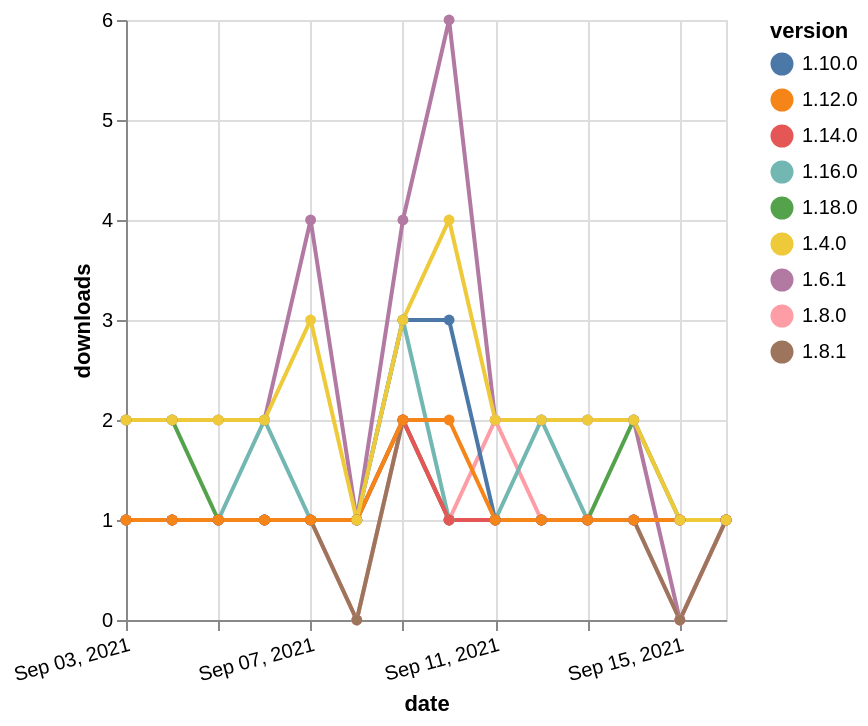

Vega-Lite specification stored for this chart:
### Vega-Lite specification from a JSON file in a GitHub repository (floating-point values rounded to 4 significant figures)
{"$schema": "https://vega.github.io/schema/vega-lite/v5.json", "description": "A simple bar chart with embedded data.", "data": {"values": [{"date": "2021-09-03", "total": 127, "delta": 2, "version": "1.18.0"}, {"date": "2021-09-04", "total": 129, "delta": 2, "version": "1.18.0"}, {"date": "2021-09-05", "total": 130, "delta": 1, "version": "1.18.0"}, {"date": "2021-09-06", "total": 131, "delta": 1, "version": "1.18.0"}, {"date": "2021-09-07", "total": 132, "delta": 1, "version": "1.18.0"}, {"date": "2021-09-08", "total": 133, "delta": 1, "version": "1.18.0"}, {"date": "2021-09-09", "total": 135, "delta": 2, "version": "1.18.0"}, {"date": "2021-09-10", "total": 136, "delta": 1, "version": "1.18.0"}, {"date": "2021-09-11", "total": 137, "delta": 1, "version": "1.18.0"}, {"date": "2021-09-12", "total": 138, "delta": 1, "version": "1.18.0"}, {"date": "2021-09-13", "total": 139, "delta": 1, "version": "1.18.0"}, {"date": "2021-09-14", "total": 141, "delta": 2, "version": "1.18.0"}, {"date": "2021-09-15", "total": 142, "delta": 1, "version": "1.18.0"}, {"date": "2021-09-16", "total": 143, "delta": 1, "version": "1.18.0"}, {"date": "2021-09-03", "total": 2558, "delta": 2, "version": "1.6.1"}, {"date": "2021-09-04", "total": 2560, "delta": 2, "version": "1.6.1"}, {"date": "2021-09-05", "total": 2562, "delta": 2, "version": "1.6.1"}, {"date": "2021-09-06", "total": 2564, "delta": 2, "version": "1.6.1"}, {"date": "2021-09-07", "total": 2568, "delta": 4, "version": "1.6.1"}, {"date": "2021-09-08", "total": 2569, "delta": 1, "version": "1.6.1"}, {"date": "2021-09-09", "total": 2573, "delta": 4, "version": "1.6.1"}, {"date": "2021-09-10", "total": 2579, "delta": 6, "version": "1.6.1"}, {"date": "2021-09-11", "total": 2581, "delta": 2, "version": "1.6.1"}, {"date": "2021-09-12", "total": 2583, "delta": 2, "version": "1.6.1"}, {"date": "2021-09-13", "total": 2585, "delta": 2, "version": "1.6.1"}, {"date": "2021-09-14", "total": 2587, "delta": 2, "version": "1.6.1"}, {"date": "2021-09-15", "total": 2587, "delta": 0, "version": "1.6.1"}, {"date": "2021-09-16", "total": 2588, "delta": 1, "version": "1.6.1"}, {"date": "2021-09-03", "total": 258, "delta": 1, "version": "1.8.0"}, {"date": "2021-09-04", "total": 259, "delta": 1, "version": "1.8.0"}, {"date": "2021-09-05", "total": 260, "delta": 1, "version": "1.8.0"}, {"date": "2021-09-06", "total": 261, "delta": 1, "version": "1.8.0"}, {"date": "2021-09-07", "total": 262, "delta": 1, "version": "1.8.0"}, {"date": "2021-09-08", "total": 262, "delta": 0, "version": "1.8.0"}, {"date": "2021-09-09", "total": 264, "delta": 2, "version": "1.8.0"}, {"date": "2021-09-10", "total": 265, "delta": 1, "version": "1.8.0"}, {"date": "2021-09-11", "total": 267, "delta": 2, "version": "1.8.0"}, {"date": "2021-09-12", "total": 268, "delta": 1, "version": "1.8.0"}, {"date": "2021-09-13", "total": 269, "delta": 1, "version": "1.8.0"}, {"date": "2021-09-14", "total": 270, "delta": 1, "version": "1.8.0"}, {"date": "2021-09-15", "total": 270, "delta": 0, "version": "1.8.0"}, {"date": "2021-09-16", "total": 271, "delta": 1, "version": "1.8.0"}, {"date": "2021-09-03", "total": 355, "delta": 1, "version": "1.10.0"}, {"date": "2021-09-04", "total": 356, "delta": 1, "version": "1.10.0"}, {"date": "2021-09-05", "total": 357, "delta": 1, "version": "1.10.0"}, {"date": "2021-09-06", "total": 358, "delta": 1, "version": "1.10.0"}, {"date": "2021-09-07", "total": 359, "delta": 1, "version": "1.10.0"}, {"date": "2021-09-08", "total": 360, "delta": 1, "version": "1.10.0"}, {"date": "2021-09-09", "total": 363, "delta": 3, "version": "1.10.0"}, {"date": "2021-09-10", "total": 366, "delta": 3, "version": "1.10.0"}, {"date": "2021-09-11", "total": 367, "delta": 1, "version": "1.10.0"}, {"date": "2021-09-12", "total": 368, "delta": 1, "version": "1.10.0"}, {"date": "2021-09-13", "total": 369, "delta": 1, "version": "1.10.0"}, {"date": "2021-09-14", "total": 370, "delta": 1, "version": "1.10.0"}, {"date": "2021-09-15", "total": 371, "delta": 1, "version": "1.10.0"}, {"date": "2021-09-16", "total": 372, "delta": 1, "version": "1.10.0"}, {"date": "2021-09-03", "total": 192, "delta": 1, "version": "1.16.0"}, {"date": "2021-09-04", "total": 193, "delta": 1, "version": "1.16.0"}, {"date": "2021-09-05", "total": 194, "delta": 1, "version": "1.16.0"}, {"date": "2021-09-06", "total": 196, "delta": 2, "version": "1.16.0"}, {"date": "2021-09-07", "total": 197, "delta": 1, "version": "1.16.0"}, {"date": "2021-09-08", "total": 198, "delta": 1, "version": "1.16.0"}, {"date": "2021-09-09", "total": 201, "delta": 3, "version": "1.16.0"}, {"date": "2021-09-10", "total": 202, "delta": 1, "version": "1.16.0"}, {"date": "2021-09-11", "total": 203, "delta": 1, "version": "1.16.0"}, {"date": "2021-09-12", "total": 205, "delta": 2, "version": "1.16.0"}, {"date": "2021-09-13", "total": 206, "delta": 1, "version": "1.16.0"}, {"date": "2021-09-14", "total": 207, "delta": 1, "version": "1.16.0"}, {"date": "2021-09-15", "total": 208, "delta": 1, "version": "1.16.0"}, {"date": "2021-09-16", "total": 209, "delta": 1, "version": "1.16.0"}, {"date": "2021-09-03", "total": 255, "delta": 1, "version": "1.8.1"}, {"date": "2021-09-04", "total": 256, "delta": 1, "version": "1.8.1"}, {"date": "2021-09-05", "total": 257, "delta": 1, "version": "1.8.1"}, {"date": "2021-09-06", "total": 258, "delta": 1, "version": "1.8.1"}, {"date": "2021-09-07", "total": 259, "delta": 1, "version": "1.8.1"}, {"date": "2021-09-08", "total": 259, "delta": 0, "version": "1.8.1"}, {"date": "2021-09-09", "total": 261, "delta": 2, "version": "1.8.1"}, {"date": "2021-09-10", "total": 262, "delta": 1, "version": "1.8.1"}, {"date": "2021-09-11", "total": 263, "delta": 1, "version": "1.8.1"}, {"date": "2021-09-12", "total": 264, "delta": 1, "version": "1.8.1"}, {"date": "2021-09-13", "total": 265, "delta": 1, "version": "1.8.1"}, {"date": "2021-09-14", "total": 266, "delta": 1, "version": "1.8.1"}, {"date": "2021-09-15", "total": 266, "delta": 0, "version": "1.8.1"}, {"date": "2021-09-16", "total": 267, "delta": 1, "version": "1.8.1"}, {"date": "2021-09-03", "total": 170, "delta": 1, "version": "1.14.0"}, {"date": "2021-09-04", "total": 171, "delta": 1, "version": "1.14.0"}, {"date": "2021-09-05", "total": 172, "delta": 1, "version": "1.14.0"}, {"date": "2021-09-06", "total": 173, "delta": 1, "version": "1.14.0"}, {"date": "2021-09-07", "total": 174, "delta": 1, "version": "1.14.0"}, {"date": "2021-09-08", "total": 175, "delta": 1, "version": "1.14.0"}, {"date": "2021-09-09", "total": 177, "delta": 2, "version": "1.14.0"}, {"date": "2021-09-10", "total": 178, "delta": 1, "version": "1.14.0"}, {"date": "2021-09-11", "total": 179, "delta": 1, "version": "1.14.0"}, {"date": "2021-09-12", "total": 180, "delta": 1, "version": "1.14.0"}, {"date": "2021-09-13", "total": 181, "delta": 1, "version": "1.14.0"}, {"date": "2021-09-14", "total": 182, "delta": 1, "version": "1.14.0"}, {"date": "2021-09-15", "total": 183, "delta": 1, "version": "1.14.0"}, {"date": "2021-09-16", "total": 184, "delta": 1, "version": "1.14.0"}, {"date": "2021-09-03", "total": 197, "delta": 1, "version": "1.12.0"}, {"date": "2021-09-04", "total": 198, "delta": 1, "version": "1.12.0"}, {"date": "2021-09-05", "total": 199, "delta": 1, "version": "1.12.0"}, {"date": "2021-09-06", "total": 200, "delta": 1, "version": "1.12.0"}, {"date": "2021-09-07", "total": 201, "delta": 1, "version": "1.12.0"}, {"date": "2021-09-08", "total": 202, "delta": 1, "version": "1.12.0"}, {"date": "2021-09-09", "total": 204, "delta": 2, "version": "1.12.0"}, {"date": "2021-09-10", "total": 206, "delta": 2, "version": "1.12.0"}, {"date": "2021-09-11", "total": 207, "delta": 1, "version": "1.12.0"}, {"date": "2021-09-12", "total": 208, "delta": 1, "version": "1.12.0"}, {"date": "2021-09-13", "total": 209, "delta": 1, "version": "1.12.0"}, {"date": "2021-09-14", "total": 210, "delta": 1, "version": "1.12.0"}, {"date": "2021-09-15", "total": 211, "delta": 1, "version": "1.12.0"}, {"date": "2021-09-16", "total": 212, "delta": 1, "version": "1.12.0"}, {"date": "2021-09-03", "total": 2358, "delta": 2, "version": "1.4.0"}, {"date": "2021-09-04", "total": 2360, "delta": 2, "version": "1.4.0"}, {"date": "2021-09-05", "total": 2362, "delta": 2, "version": "1.4.0"}, {"date": "2021-09-06", "total": 2364, "delta": 2, "version": "1.4.0"}, {"date": "2021-09-07", "total": 2367, "delta": 3, "version": "1.4.0"}, {"date": "2021-09-08", "total": 2368, "delta": 1, "version": "1.4.0"}, {"date": "2021-09-09", "total": 2371, "delta": 3, "version": "1.4.0"}, {"date": "2021-09-10", "total": 2375, "delta": 4, "version": "1.4.0"}, {"date": "2021-09-11", "total": 2377, "delta": 2, "version": "1.4.0"}, {"date": "2021-09-12", "total": 2379, "delta": 2, "version": "1.4.0"}, {"date": "2021-09-13", "total": 2381, "delta": 2, "version": "1.4.0"}, {"date": "2021-09-14", "total": 2383, "delta": 2, "version": "1.4.0"}, {"date": "2021-09-15", "total": 2384, "delta": 1, "version": "1.4.0"}, {"date": "2021-09-16", "total": 2385, "delta": 1, "version": "1.4.0"}]}, "width": "container", "mark": {"type": "line", "point": {"filled": true}}, "encoding": {"x": {"field": "date", "type": "temporal", "timeUnit": "yearmonthdate", "title": "date", "axis": {"labelAngle": -15}}, "y": {"field": "delta", "type": "quantitative", "title": "downloads"}, "color": {"field": "version", "type": "nominal"}, "tooltip": {"field": "delta"}}}
